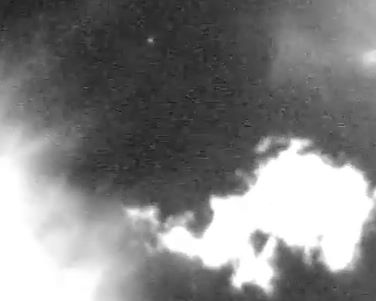
%> input picture output_frames/Misc_391.jpg, 376 x 301 px
$ octave import_top_hat.m   (GNU Octave 9; MATLAB toolbox functions it lacks are replaced by stand-ins)
%> lines starting %> are read from the running program, lines starting %| are printed output that depends on the picture
clc; clear; close all;

% 读取图像
img = imread('./output_frames/Misc_391.jpg');
%> img is the input picture: size 301x376x3 uint8; min 27, max 255, mean 130

% 设置结构元素的参数
B_i = strel('rectangle', [2, 1]);   % 小矩形，用于初步去噪
B_b = strel('disk', 2);             % 中等椭圆，用于目标形态恢复
B_0 = strel('rectangle', [4, 1]);  % 大矩形，用于压制背景

% 执行 ESTH 算法
img_ESTH = ESTH(img, B_i, B_b, B_0);

% 显示原始图像和处理结果
figure;
subplot(221);
imshow(img);
title('Original Image');

subplot(223);
Draw3DGrayGraph(img, 0);

subplot(222);
imshow(img_ESTH);
title('ESTH Result');

subplot(224);
Draw3DGrayGraph(img_ESTH, 0);

% ----------------------- 函数部分 -----------------------

function [out] = ESTH(img, B_i, B_b, B_0)
    % ESTH 算法，检测复杂背景下的弱小目标
    % img: 待检测图像
    % B_i, B_b, B_0: 不同的结构元素

    % 如果图像为彩色，转为灰度图像
    if size(img, 3) > 1
        img = rgb2gray(img);
%> img: size 301x376 uint8
    end

    % 第一步：小矩形结构腐蚀 (去噪)
    img_eroded1 = imdilate(img, B_i);

    % 第二步：中等椭圆结构膨胀 (恢复目标)
    img_dilated = imerode(img_eroded1, B_b);
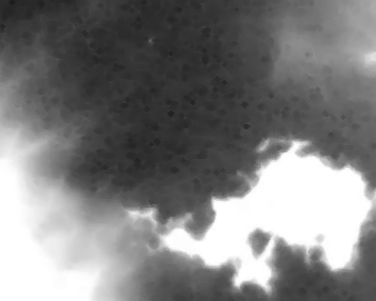
%> img_dilated: size 301x376 uint8; min 29, max 255, mean 125.6


    % 第四步：原图与处理结果相减 (增强目标)
    out = img - img_dilated;
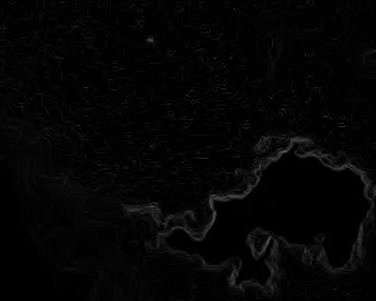
%> out: size 301x376 uint8; min 0, max 96, mean 4.4

    % 防止负值，将负值设为 0
    out(out < 0) = 0;

    % 归一化处理
    out = mat2gray(out);
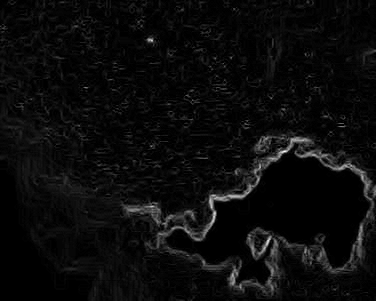
%> out: size 301x376 double; min 0, max 1, mean 0.0457
end

function [out] = Draw3DGrayGraph(img, isShowLine)
%> called with isShowLine = 0
    % 绘制三维灰度图
    % img: 输入图像
    % isShowLine: 是否显示网格
    if size(img, 3) > 1
        img = rgb2gray(img);
    end
    [y, x] = size(img);
%> y = 301; x = 376
%> `Draw3DGrayGraph(img_ESTH, 0);`:
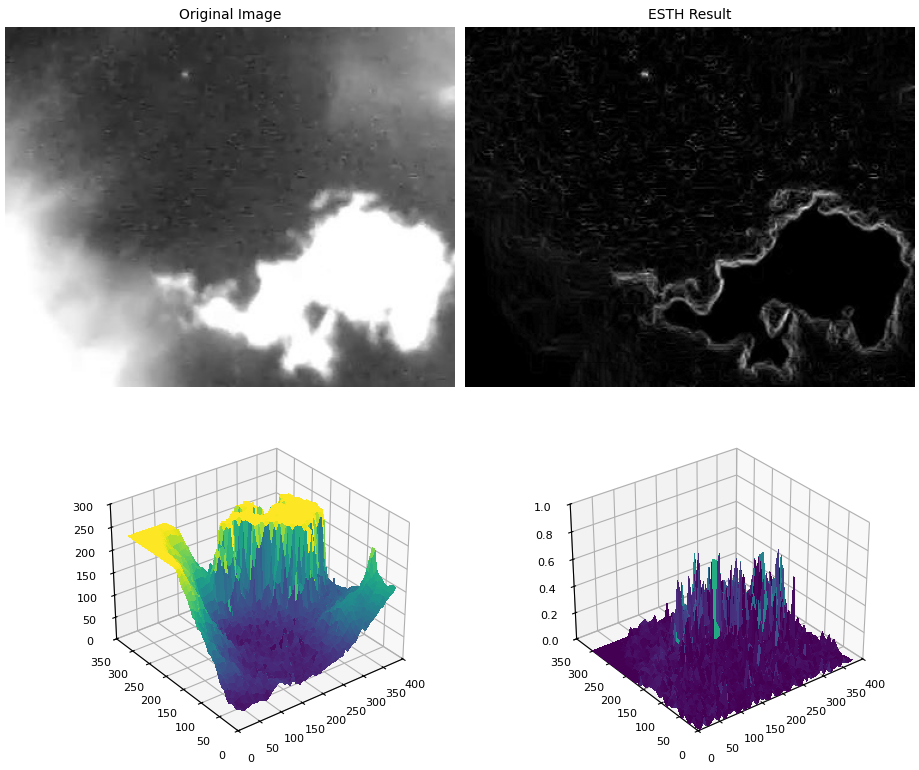
%> figure redrawn from the program's plot data, 4 panels
    [X, Y] = meshgrid(1:x, 1:y);
    surf(X, Y, double(img));
    if ~isShowLine
        shading interp;
    end
    out = 0;
end

$ run again, with output_frames/Misc_37.jpg copied over output_frames/Misc_391.jpg
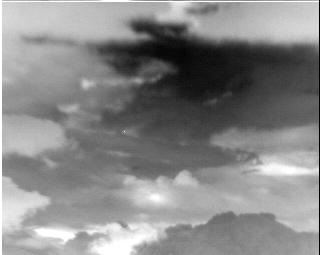
%> input picture output_frames/Misc_37.jpg, 320 x 255 px
%> img is the input picture: size 255x320x3 uint8; min 0, max 255, mean 136
%> img: size 255x320 uint8
%> in ESTH, `out = img - img_dilated;`:
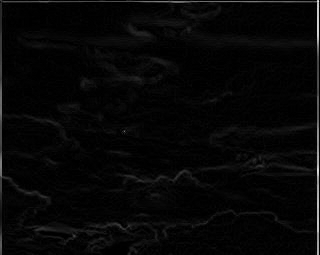
%> out: size 255x320 uint8; min 0, max 237, mean 6.5
%> `Draw3DGrayGraph(img_ESTH, 0);`:
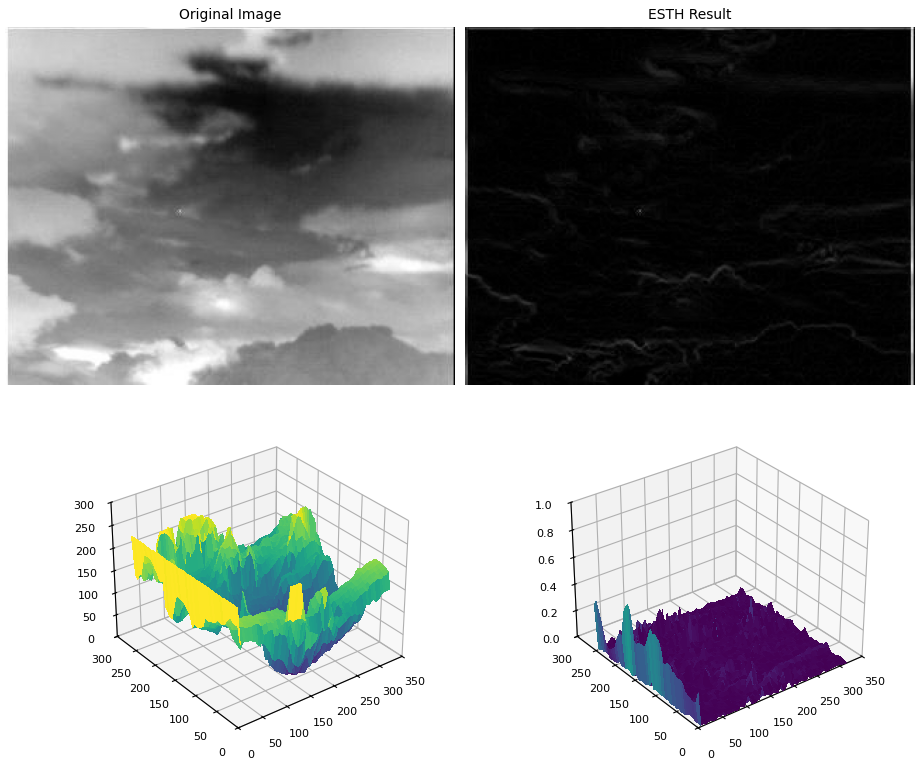
%> figure redrawn from the program's plot data, 4 panels

$ run again, with output_frames/Misc_380.jpg copied over output_frames/Misc_391.jpg
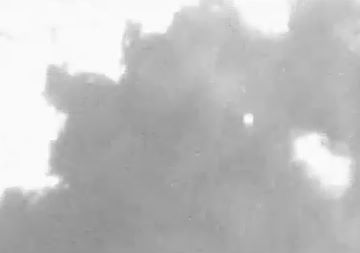
%> input picture output_frames/Misc_380.jpg, 360 x 253 px
%> img is the input picture: size 253x360x3 uint8; min 142, max 255, mean 191.7
%> img: size 253x360 uint8
%> in ESTH, `out = mat2gray(out);`:
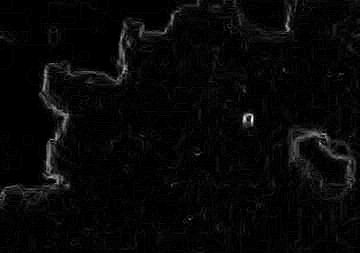
%> out: size 253x360 double; min 0, max 1, mean 0.03
%> `Draw3DGrayGraph(img_ESTH, 0);`:
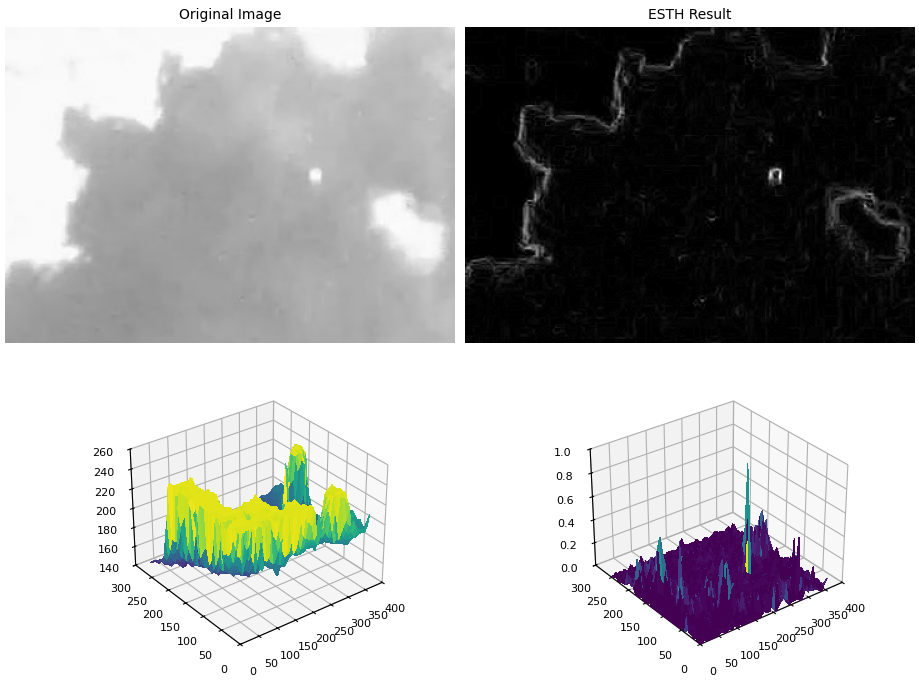
%> figure redrawn from the program's plot data, 4 panels

$ run again, with output_frames/Misc_392.jpg copied over output_frames/Misc_391.jpg
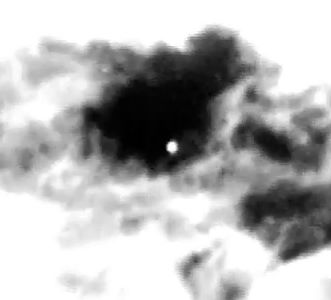
%> input picture output_frames/Misc_392.jpg, 331 x 300 px
%> img is the input picture: size 300x331x3 uint8; min 0, max 255, mean 181.1
%> img: size 300x331 uint8
%> in ESTH, `out = img - img_dilated;`:
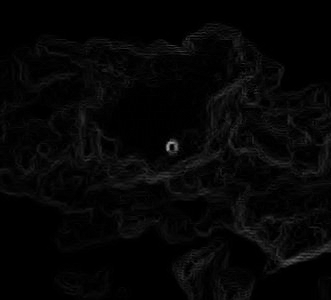
%> out: size 300x331 uint8; min 0, max 156, mean 5.6
%> `Draw3DGrayGraph(img_ESTH, 0);`:
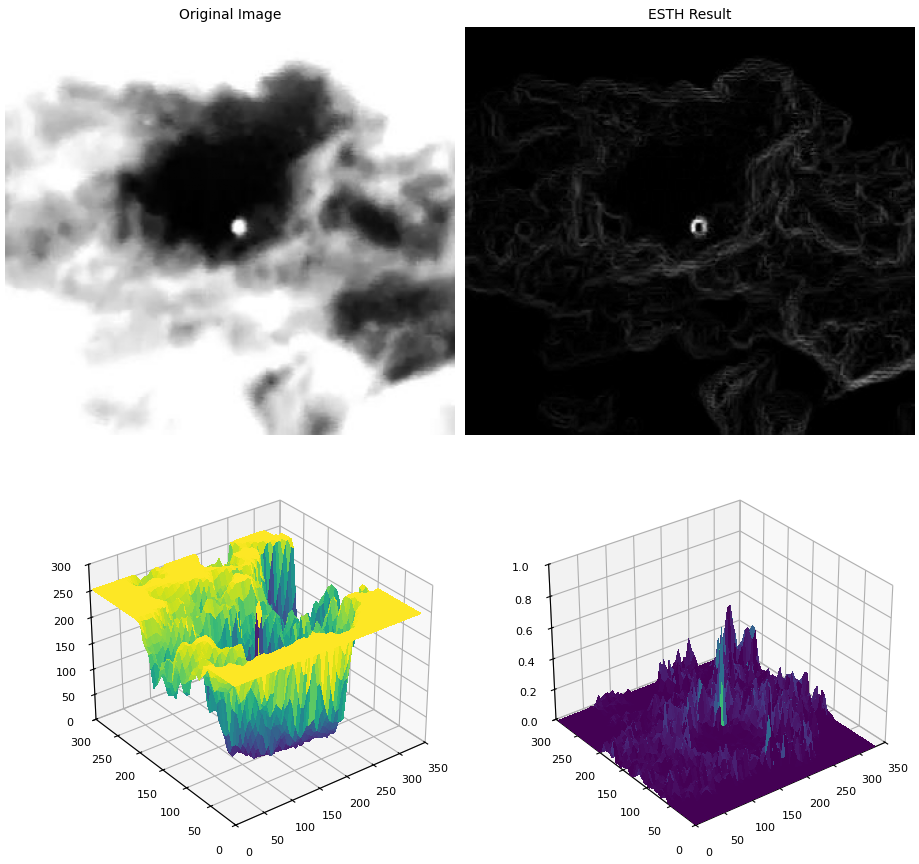
%> figure redrawn from the program's plot data, 4 panels
